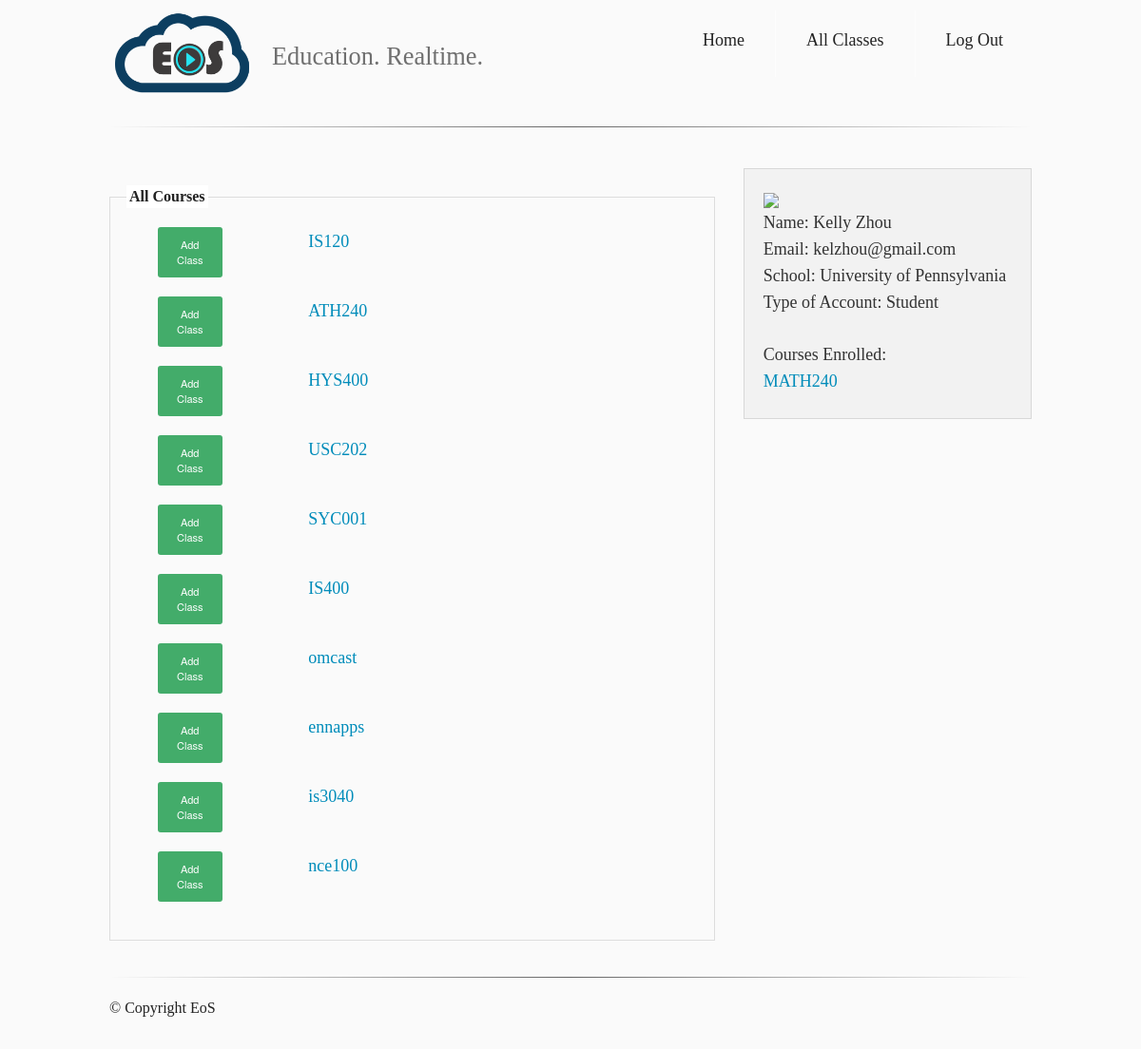
Page /allclasses (signed in) on the committed database.
### tables this page shows
CREATE TABLE users (
  name text not null,
  hash text not null,
  email text not null,
  school text not null,
  prof integer not null,
  courses text
);

CREATE TABLE courses (
  id integer primary key autoincrement,
  name text not null,
  cap integer
);

### server.py (the view)
@app.route("/allclasses")
def allclasses():
    if not 'email' in session:
        flash("Please log in to view content.")
        return redirect(url_for('index'))
    else:
        q = g.db.execute('SELECT * FROM USERS WHERE email= \"' + session['email'] + '\"')
        session['courses'] = q.fetchone()[5]
    r = g.db.execute('SELECT name FROM COURSES')
    courselist = [str(x)[3:-3] for x in r.fetchall()]
    mycourses = session['courses'].split('|')[1:-1]
    if not len(mycourses):
        mycourses = None
    return render_template('showall.html', email=session['email'], name=session['name'], school=session['school'], account=session['type'], is_prof = session['is_prof'], courses=courselist, mycourses=mycourses)

### server.py (called while the page is built)
@app.before_request
def before_request():
    g.db = connect_db()

@app.teardown_request
def teardown_request(exception):
    db = getattr(g, 'db', None)
    if db is not None:
        db.close()

def connect_db():
    return sqlite3.connect(app.config['DATABASE'])

### templates/showall.html (shortened to what this page needs)
<!doctype html>
<html>
  <head>
    <link rel=stylesheet type=text/css href="{{ url_for('static', filename='css/foundation.css') }}">
    <link rel=stylesheet type=text/css href="{{ url_for('static', filename='css/layout.css') }}">
    <link rel=stylesheet type=javascript href="{{ url_for('static', filename='js/vendor/jquery.js') }}">
    <link rel=stylesheet type=javascript href="{{ url_for('static', filename='js/foundation.min.js') }}">
    <link rel=stylesheet type=javascript href="{{ url_for('static', filename='js/vendor/modernizr.js') }}">
  </head>
  <body>
        <div class="content">
            <div class="row">
              <div class="large-12 columns">
                <div class="nav-bar right">
                 <ul class="button-group">
                   <li><a href="/dashboard" class="button"><h5>Home</h5></a></li>
                   <li><a href="/allclasses" class="button"><h5>All Classes</h5></a></li>
                   <li><a href="/logout" class="button"><h5>Log Out</h5></a></li>
                  </ul>
                </div>
                <h1><img src="{{ url_for('static', filename='logo.png') }}" style="width: 160px;"/> <small>Education. Realtime.</small></h1>
                <hr />
              </div>
            </div>
      <div class="row">
            <br/>
          </div>
    <div class="large-12 columns">
  <div class="row">
        <div class="large-8 columns">
          <fieldset>
          <legend>All Courses</legend>
              <div class="large-6 columns" id="myClasses">
              {% for course in courses %}
                <div class="large-12 columns">
                  <div class="row collapse">
                    <div class="small-2 columns">
                      {% if not mycourses %}
                          <div class="row">
                              <button class="add button postfix radius tiny success" onclick="addClass('{{course}}')" value={{course}}>Add Class</button>
                            </div>
                      {% else %}
                        {% if course not in mycourses %}
                                <button class="add button radius tiny success" onclick="addClass('{{course}}')" value={{course}}>Add Class</button>
                        {% else %}
                                <button class="add button radius tiny alert" onclick="rmClass('{{course}}')" value={{course}}>Remove Class</button>
                        {% endif %}
                      {% endif %}
                    </div>
                    <div class="small-4 columns">
                      <h5 class="title"><a href=/class/{{ course }}> {{ course }} </a></h5>
                    </div>
                  </div>
                </div>
              {% endfor %}
          </div>
          </fieldset>
        </div>
        <div class="large-4 columns ">
          <div class="panel">
            <a href="#"><img src="http://braddyc.files.wordpress.com/2011/09/penguin.png" /></a>
            <h5>Name: {{ name }} </h5>
            <h5>Email: {{ email }} </h5>
            <h5>School: {{ school }} </h5>
            <h5>Type of Account: {{ account }} </h5>
              <br/><div class="section-container vertical-nav" data-section data-options="deep_linking: false; one_up: true">
              <h5>Courses Enrolled: </h5>
              {% if mycourses %}
                {% for course in mycourses %}
                  <section class="section">
                    <h5 class="title"><a href=/class/{{ course }}> {{ course }} </a></h5>
                  </section>
                {% endfor %}
              {% endif %}
            </div>
          </div>
        </div>
        </div>
      </div>
      </div>
      <footer class="row">
        <div class="large-12 columns">
          <hr />
          <div class="row">
            <div class="large-6 columns">
              <p>© Copyright EoS</p>
            </div>
          </div>
        </div>
      </footer>
    <link rel=stylesheet type=javascript href="{{ url_for('static', filename='js/vendor/jquery.js') }}">
    <link rel=stylesheet type=javascript href="{{ url_for('static', filename='js/foundation.min.js') }}">
  </body>
</html>

### static/css/layout.css (style rules this page uses)
body { font-family: "MP"; }
h1 { font-family: "Archer-b"; }
h2, h3, h4, h5, h6, a { font-family: "MP-cond"; }
body { background-color: rgba(0, 0, 0, 0.02); }
.button-group li { padding-top: 3%; }
.button-group a { color: rgba(0, 0, 0, 1); background-color: transparent; }
.button-group { float: none; }
@media only screen and (min-width: 40.063em) { .button-group { float: right; } }
hr { border: 0; height: 1px; background-image: -webkit-linear-gradient(left, rgba(0,0,0,0), rgba(0,0,0,0.75), rgba(0,0,0,0)); background-image: -moz-linear-gradient(left, rgba(0,0,0,0), rgba(0,0,0,0.75), rgba(0,0,0,0)); background-image: -ms-linear-gradient(left, rgba(0,0,0,0), rgba(0,0,0,0.75), rgba(0,0,0,0)); background-image: -o-linear-gradient(left, rgba(0,0,0,0), rgba(0,0,0,0.75), rgba(0,0,0,0)); opacity: 0.8; }
footer { padding: 80px 0 10px 0; }

### rows in the picture
users: name "Kelly Zhou", email "kelzhou@gmail.com", school "University of Pennsylvania"
courses: name "MATH240"

### other values in the picture
{{ course }} "IS120" "ATH240" "HYS400" "USC202" "SYC001" "IS400" "omcast" "ennapps" "is3040" "nce100"
{{ account }} "Student"
